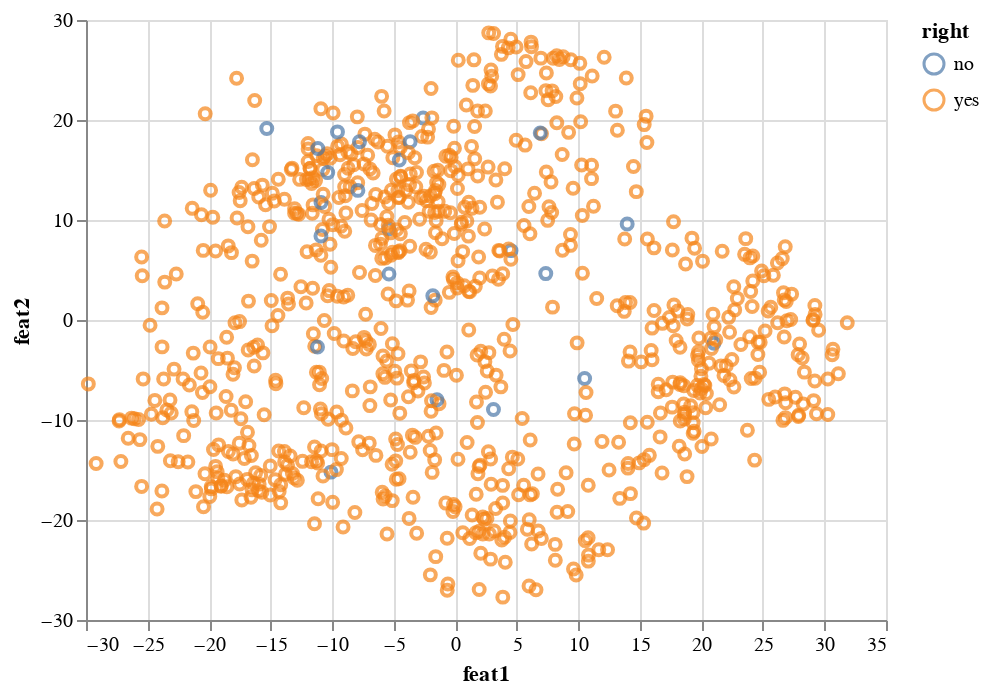

Notebook code cell kept with this figure:
### Code cell
import altair as alt

alt.Chart(df_pca).mark_point().encode(
x='feat1',
y='feat2',
color='right')

### Figure 1 — Vega-Lite specification as saved in the notebook (floating-point values rounded to 4 significant figures; data arrays with more than 128 entries replaced by an {"elided": "..."} marker saying what was removed)
{"config": {"view": {"continuousWidth": 400, "continuousHeight": 300}}, "data": {"name": "data-25a6cbe9d87076d33aa2819cb3921d8d"}, "mark": "point", "encoding": {"color": {"type": "nominal", "field": "right"}, "x": {"type": "quantitative", "field": "feat1"}, "y": {"type": "quantitative", "field": "feat2"}}, "$schema": "https://vega.github.io/schema/vega-lite/v4.8.1.json", "datasets": {"data-25a6cbe9d87076d33aa2819cb3921d8d": {"elided": "797 records"}}}
